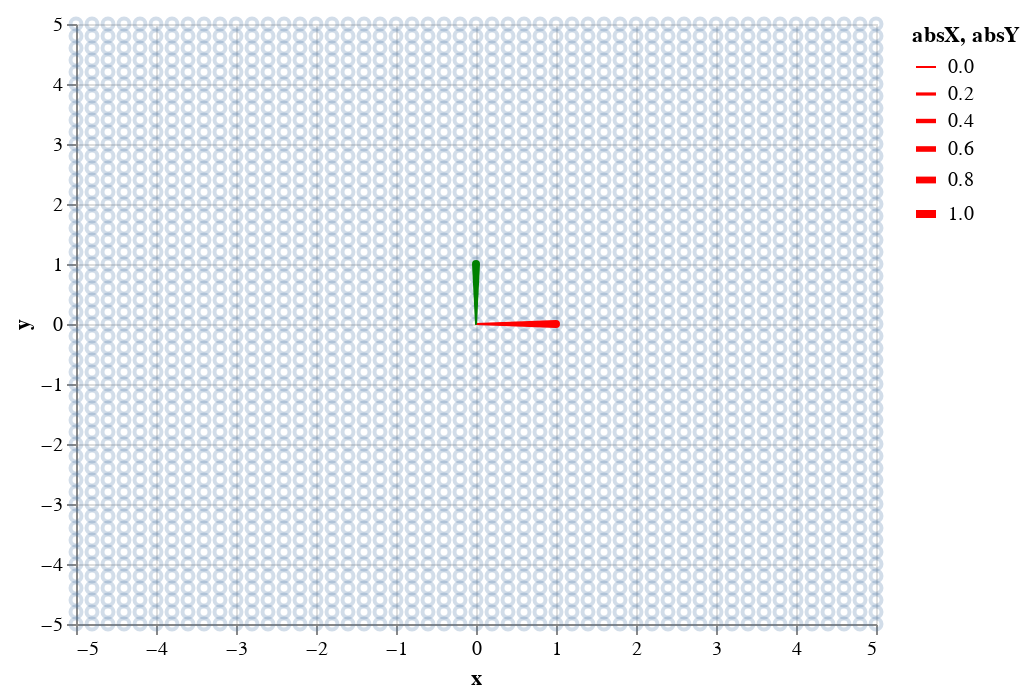

Here is the notebook cell this chart was saved with:
### Markdown cell above
I drew the thickness of the line segment proportional to the absolute length/magnitude of the vector.

Nows lets add a unit vector in the y-direction, from `(0, 0)` to `(0, 1)`.

### Code cell
showY = alt.Chart(yUnitVector).mark_trail(color='green').encode(
    x='x:Q',
    y='y:Q',
    size='absY:Q').transform_calculate(absY=alt.expr.abs(alt.datum.y))
pointsIn2D + showX + showY

### Figure 1 — Vega-Lite specification as saved in the notebook (floating-point values rounded to 4 significant figures; data arrays with more than 128 entries replaced by an {"elided": "..."} marker saying what was removed)
{"config": {"view": {"continuousWidth": 400, "continuousHeight": 300}}, "layer": [{"data": {"name": "data-e0b4498baa4d4bb18c34d9cc396031a1"}, "mark": {"type": "point", "opacity": 0.25}, "encoding": {"x": {"type": "quantitative", "field": "x"}, "y": {"type": "quantitative", "field": "y"}}}, {"data": {"name": "data-f10cd96596c26ba69b4cb7d437f1df1c"}, "mark": {"type": "trail", "color": "red"}, "encoding": {"size": {"type": "quantitative", "field": "absX"}, "x": {"type": "quantitative", "field": "x"}, "y": {"type": "quantitative", "field": "y"}}, "transform": [{"calculate": "abs(datum.x)", "as": "absX"}]}, {"data": {"name": "data-a0913454feaf3f2091adadcd3eb6b592"}, "mark": {"type": "trail", "color": "green"}, "encoding": {"size": {"type": "quantitative", "field": "absY"}, "x": {"type": "quantitative", "field": "x"}, "y": {"type": "quantitative", "field": "y"}}, "transform": [{"calculate": "abs(datum.y)", "as": "absY"}]}], "$schema": "https://vega.github.io/schema/vega-lite/v4.8.1.json", "datasets": {"data-e0b4498baa4d4bb18c34d9cc396031a1": {"elided": "2601 records"}, "data-f10cd96596c26ba69b4cb7d437f1df1c": [{"x": 0.0, "y": 0.0}, {"x": 1.0, "y": 0.0}], "data-a0913454feaf3f2091adadcd3eb6b592": [{"x": 0.0, "y": 0.0}, {"x": 0.0, "y": 1.0}]}}
